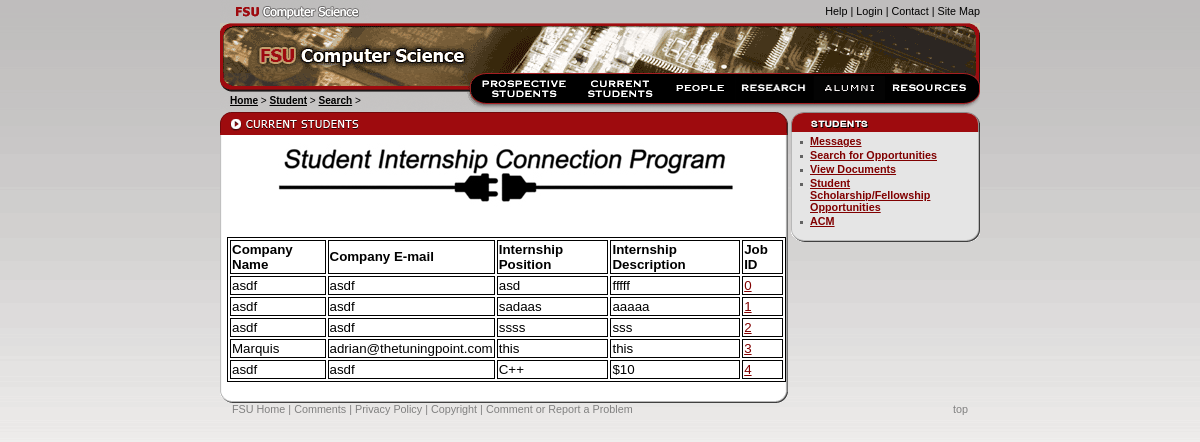
The page /Student/Search on the database as committed earlier.
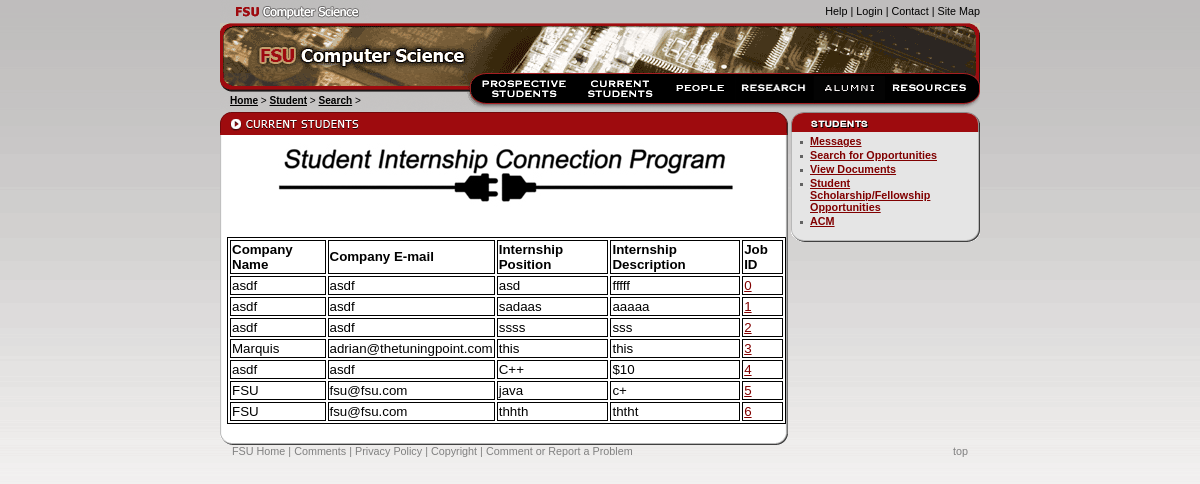
The same page on the database as committed later.
### tables this page shows
CREATE TABLE `Job` (
	`jobid`	INTEGER NOT NULL PRIMARY KEY AUTOINCREMENT,
	`job_type`	TEXT NOT NULL,
	`job_description`	TEXT NOT NULL,
	`cid`	INTEGER,
	FOREIGN KEY(`cid`) REFERENCES Companies
);

CREATE TABLE Companies (name text, password text, cid int primary key, active integer, email text);

### web_page.py (the view)
@app.route('/Student/Search', methods=['GET', 'POST'])
def studentSearch():
	table = []
	if request.method == 'POST':
		return render_template('studentsearch.html')
	else:
		table = adb.view_jobs()
		print table
		return render_template('studentsearch.html', table=table)

### database/__init__.py (called while the page is built)
def view_jobs():
	conn = sqlite3.connect(DBNAME)
	c = conn.cursor()
	c.execute('SELECT name, email, job_type, job_description, jobid FROM Companies, Job WHERE Companies.cid = Job.cid')
	rows = c.fetchall()
	print rows
	conn.commit()
	conn.close()
	return rows

### web_page.py (called while the page is built)
@app.teardown_appcontext
def close_connection(exception):
    db = getattr(g, '_database', None)
    if db is not None:
        db.close()

### templates/studentsearch.html (shortened to what the changed rows need)
<!DOCTYPE html
PUBLIC "-//W3C//DTD XHTML 1.0 Transitional//EN"
"http://www.w3.org/TR/xhtml1/DTD/xhtml1-transitional.dtd">
<html xmlns="http://www.w3.org/1999/xhtml">
<head>
</head>
<body onload="preloadImages();">
<div id="main">
<h1><img src="/static/images/cs.gif" width="760" height="50" alt="FSU Computer Science" /></h1>
<div id="body">
 	<div id="body-main" style="padding-right: 4px;">
			<table>
					  <tr>
						<th>Company Name</th>
						<th>Company E-mail</th>
						<th>Internship Position</th>
						<th>Internship Description</th>
            <th>Job ID</th>
					  </tr>
                    {% for row in table %}
                      <tr>
						<td>{{row[0]}}</td>
						<td>{{row[1]}}</td>
						<td>{{row[2]}}</td>
						<td>{{row[3]}}</td>
            <td><a href="/Student/Search/{{row[4]}}">{{row[4]}}</a></td>
                      </tr>
                    {% endfor %}
                </table>
        </div>
  </div>
</div>
</body>
</html>

Rows that differ between the two databases and show on the page:
added Job: name "FSU", email "fsu@fsu.com", job_type "java", job_description "c+", jobid "5"
added Job: name "FSU", email "fsu@fsu.com", job_type "thhth", job_description "ththt", jobid "6"
